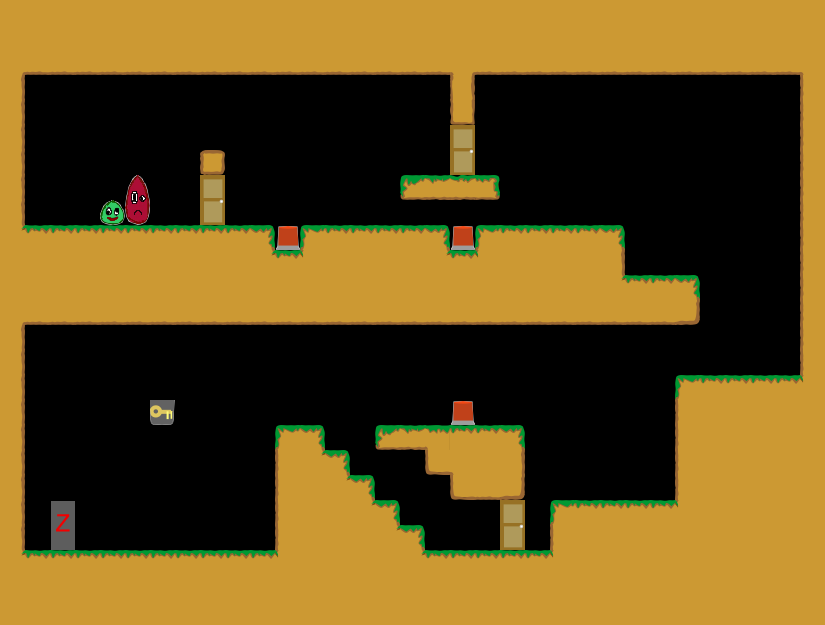

This is a level from a 2D game, rendered from its Tiled map with the project's own tilesets. A one-line summary and the map file follow, with tile-layer data summarised:
An orthogonal 33x25 tile map with 25x25 px tiles, 1 tile layer (Kachelebene 1).

<map version="1.0" orientation="orthogonal" width="33" height="25" tilewidth="25" tileheight="25">
 <tileset firstgid="1" name="Tileset" tilewidth="25" tileheight="25">
  <image source="../../../img/Tileset.png" width="400" height="250" />
 </tileset>
 <layer name="Kachelebene 1" width="33" height="25">
  <properties>
   <property name="Button1" value="011" />
   <property name="Button2" value="012" />
   <property name="Button3" value="013" />
   <property name="Door1" value="011" />
   <property name="Door2" value="012" />
   <property name="Door3" value="013" />
  </properties>
  <data>[825 cells, 436 non-empty, 31 distinct tile ids]</data>
 </layer>
</map>
